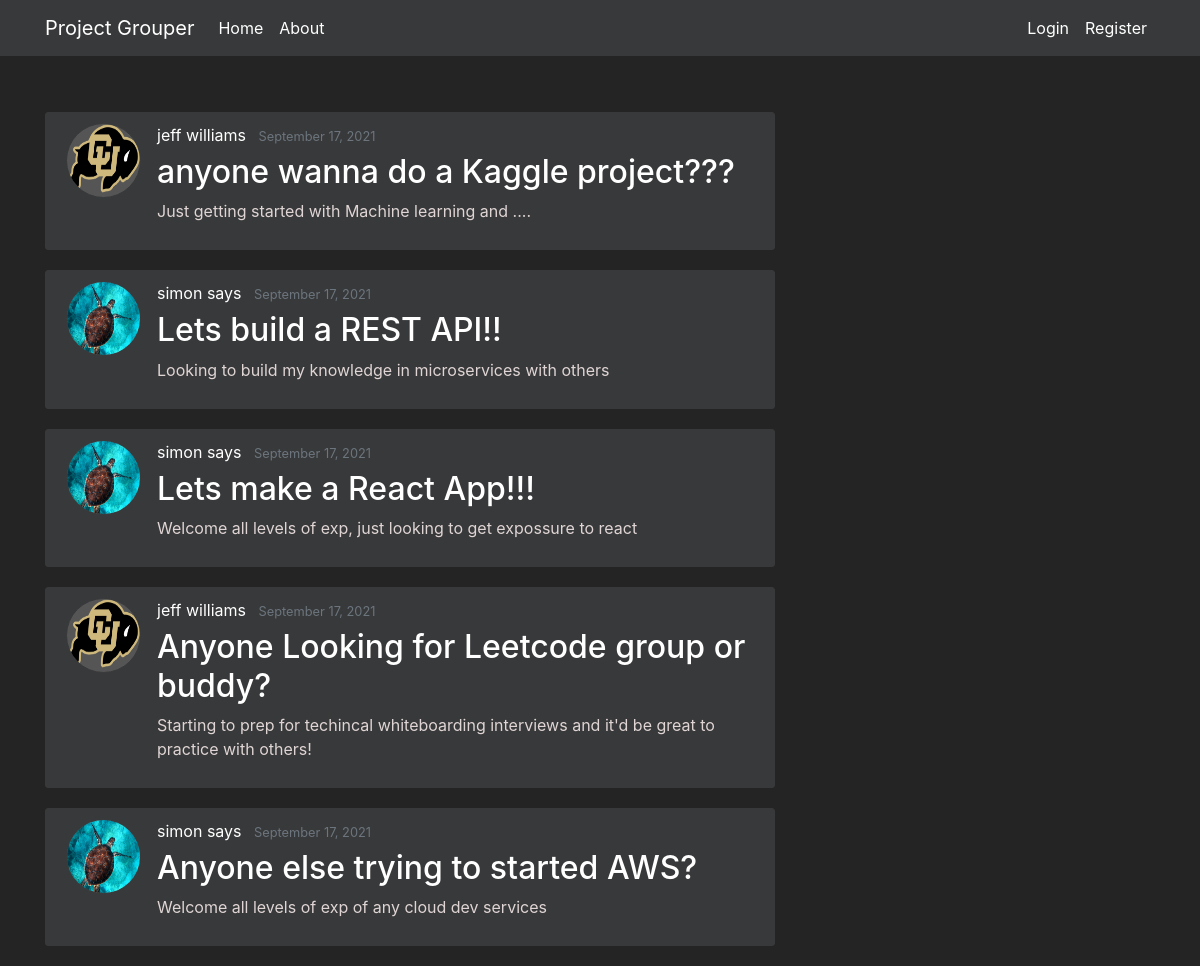
The app's page /home, older data.
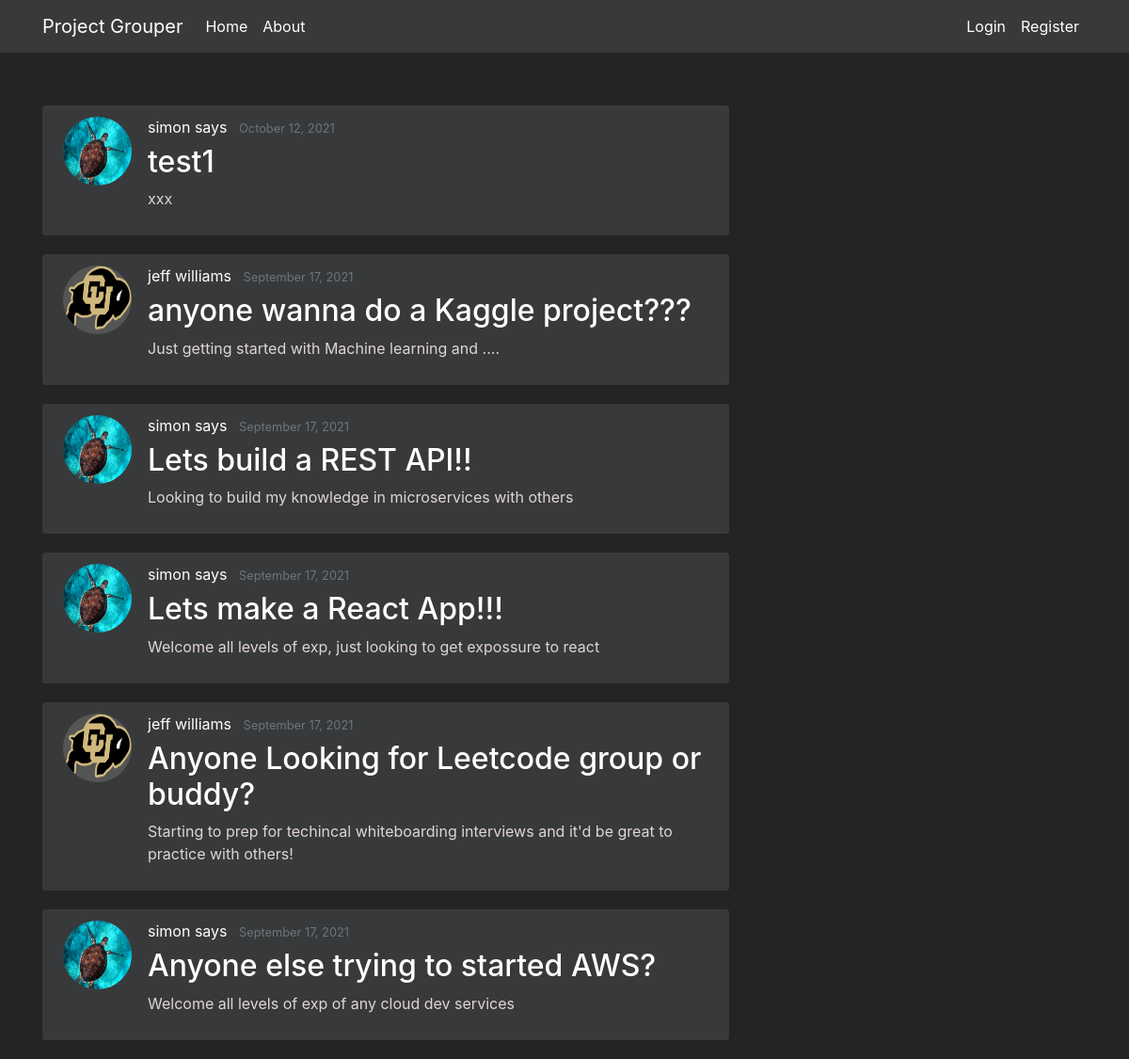
The same page, newer data.
### flaskapp/models.py (models this page shows, shortened)
class Projects(db.Model):
    __tablename__ = 'project'
    id = db.Column(db.Integer, primary_key=True, nullable=False)
    name = db.Column(db.String(250), unique=True, nullable=False)
    desc = db.Column(db.String(500), unique=False, nullable=False)
    creation_timestamp = db.Column(db.DateTime, nullable=False, default=datetime.utcnow)
    start_date = db.Column(db.DateTime, nullable=True, default=datetime.utcnow)
    target_end_date = db.Column(db.DateTime, nullable=True, default=datetime.utcnow)
    owner_id = db.Column(db.Integer, db.ForeignKey('user.id'), nullable=False, default=1)
    owner = db.relationship("Users", foreign_keys=owner_id, backref="owned_projects", uselist=False)
    members = db.relationship('Users', secondary=UserProjects, lazy='subquery', backref="get_projects")
    languages = db.relationship('Languages', secondary=ProjectLanguages, lazy='subquery', backref="get_projects")
    careers = db.relationship('Careers', secondary=ProjectCareers, lazy='subquery', backref="get_projects")

class Users(db.Model, UserMixin):
    __tablename__ = 'user'
    id = db.Column(db.Integer, primary_key=True, nullable=False)
    first_name = db.Column(db.String(20), nullable=False)
    last_name = db.Column(db.String(20), nullable=False)
    email = db.Column(db.String(50), unique=True, nullable=False)
    password = db.Column(db.String(20), nullable=False)
    profile_image = db.Column(db.String(20), nullable=False, default="Portrait_Placeholder.png")
    date_joined = db.Column(db.DateTime, nullable=False, default=datetime.utcnow)
    is_moderator = db.Column(db.Boolean, default=False, nullable=False)
    languages = db.relationship('Languages', secondary=UserLanguages, lazy='subquery', backref="get_users")
    careers = db.relationship('Careers', secondary=UserCareers, lazy='subquery', backref="get_users")

### flaskapp/routes.py (the view)
@app.route('/')
@app.route('/home')
def home():
    projects = Projects.query.all()
    projects = sorted(projects, key=lambda x: x.creation_timestamp, reverse=True)
    return render_template('home.html', projects=projects)

### flaskapp/templates/home.html
{% extends "layout.html" %}
{% block content %}
    {% for project in projects %}
        <article class="media content-section">
            <img class="rounded-circle article-img" src="{{ url_for('static', filename='profile_pics/' + project.owner.profile_image) }}">
            <div class="media-body">
                <div class="article-metadata">
                    <a class="mr-2" href="#">{{ project.owner.first_name }} {{ project.owner.last_name }}</a>
                    <small class="text-muted">{{ project.creation_timestamp.strftime('%B %d, %Y') }}</small>
                </div>
                <h2><a class="article-title" href="{{ url_for('project', project_id=project.id) }}">{{ project.name }}</a></h2>
                <p class="article-content">{{ project.desc }}</p>
            </div>
            </article>
    {% endfor %}
{% endblock content %}

Row changes from the older to the newer data that the page shows:
added Projects: profile_image (placeholder picture), owner.first_name "simon", owner.last_name "says", creation_timestamp "October 12, 2021", name "test1", desc "xxx"
